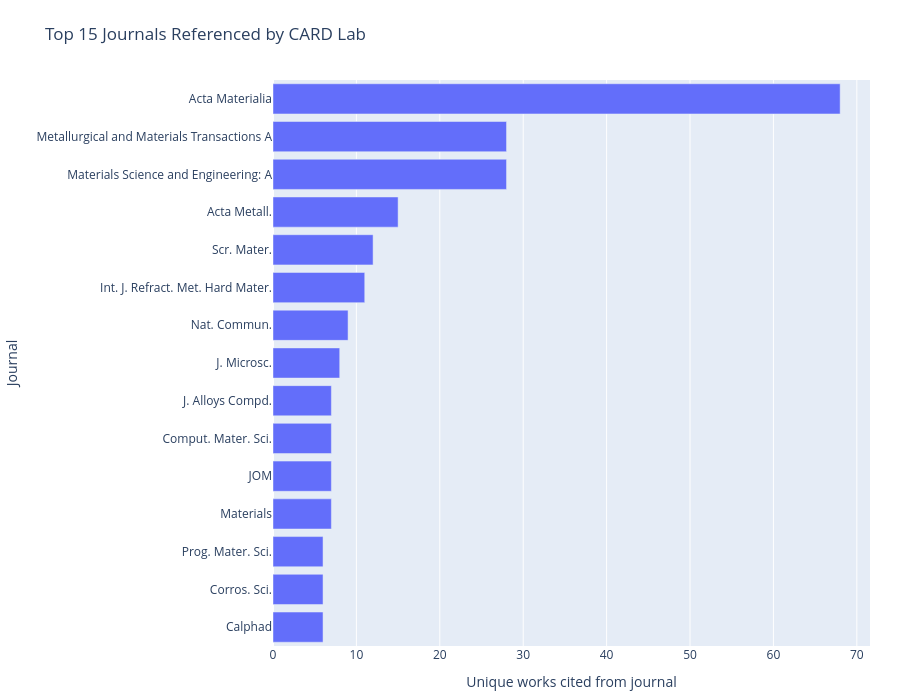

Notebook code for this chart:
### Code cell
#| echo: false
#| output: true

fig.show()

### Figure 1 — Plotly figure (JSON) as saved in the notebook; plotly's stock layout.template omitted (floating-point values rounded to 4 significant figures)
{"data": [{"customdata": [1.662, -1, -1, 19.83, 1.691, -1, -1, -1, -1, -1, -1, -1, 5.983, 2.537, 8.746], "hovertemplate": "%{y}<br>Unique works cited: %{x}", "orientation": "h", "type": "bar", "x": [6, 6, 6, 7, 7, 7, 7, 8, 9, 11, 12, 15, 28, 28, 68], "y": ["Calphad", "Corros. Sci.", "Prog. Mater. Sci.", "Materials", "JOM", "Comput. Mater. Sci.", "J. Alloys Compd.", "J. Microsc.", "Nat. Commun.", "Int. J. Refract. Met. Hard Mater.", "Scr. Mater.", "Acta Metall.", "Materials Science and Engineering: A", "Metallurgical and Materials Transactions A", "Acta Materialia"]}], "layout": {"height": 700, "margin": {"b": 40, "l": 260, "r": 30, "t": 80}, "title": {"text": "Top 15 Journals Referenced by CARD Lab"}, "xaxis": {"dtick": 10, "rangemode": "tozero", "tickmode": "linear", "title": {"text": "Unique works cited from journal"}}, "yaxis": {"automargin": true, "title": {"text": "Journal"}}}}
